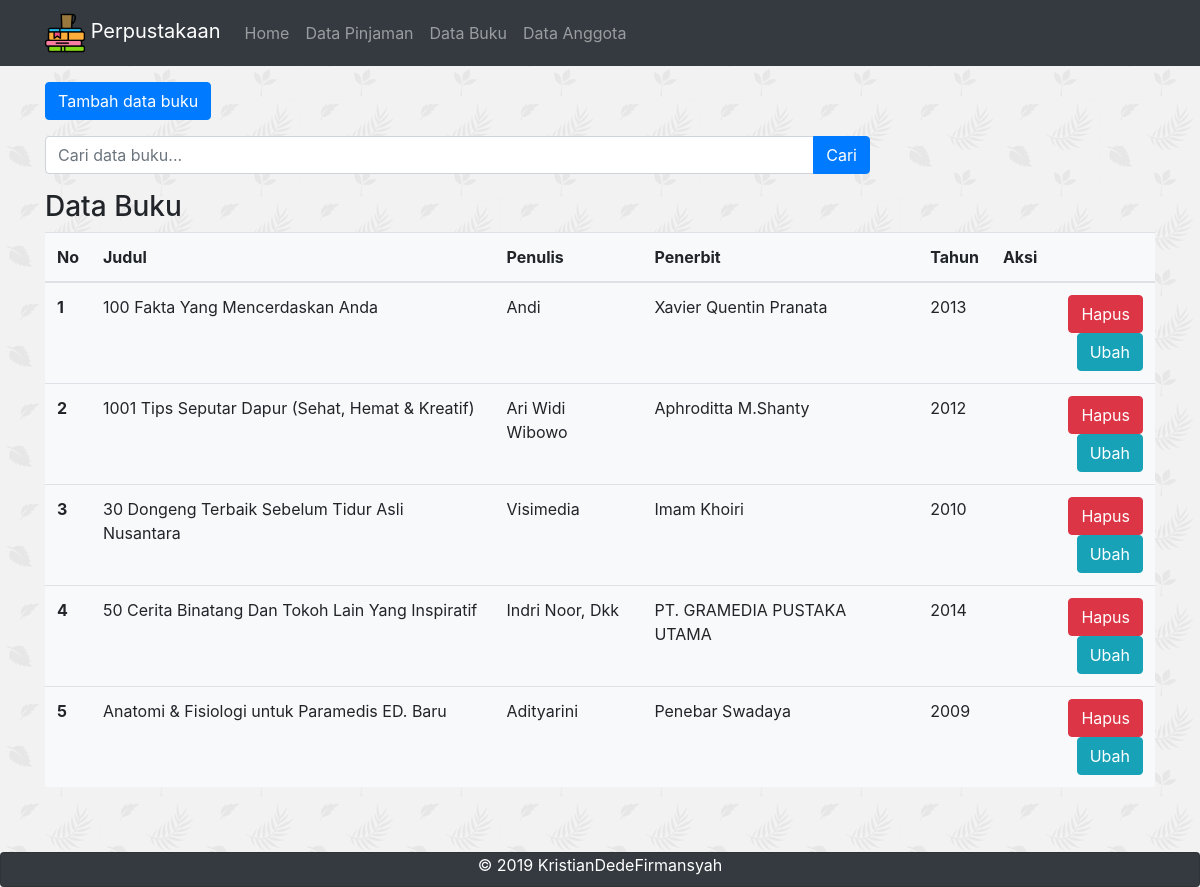
The page /Perpustakaan_UTS/index.php/buku on the database its author committed.
### tables this page shows
CREATE TABLE `buku` (
  `id_buku` int(5) NOT NULL,
  `judul` varchar(50) NOT NULL,
  `penulis` varchar(50) NOT NULL,
  `penerbit` varchar(50) NOT NULL,
  `tahun_terbit` int(4) NOT NULL
);

### Perpustakaan_UTS/application/controllers/Buku.php (called while the page is built, shortened)
<?php
class Buku extends CI_Controller{
    public function __construct()
    {
        $this->load->model('Buku_model');
    }
    public function index(){
        $data['judul'] = 'Data Buku';
        $data['buku'] = $this->Buku_model->getAllBuku();
        $this->load->view('templates/header', $data);
        $this->load->view('buku/index', $data);
        $this->load->view('templates/footer');
    }
}

### Perpustakaan_UTS/index.php (called while the page is built, shortened)
<?php
require_once BASEPATH.'core/CodeIgniter.php';

### Perpustakaan_UTS/application/models/Buku_model.php (called while the page is built, shortened)
<?php
class Buku_model extends CI_model{
    public function getAllBuku()
    {
        return $this->db->get('buku')->result_array();
    }
}

### Perpustakaan_UTS/application/views/buku/index.php (the view, shortened to what this page needs)
<div class="container">
    <div class="row mt-3">
        <div class="col-md-6">
            <a href="<?= base_url(); ?>buku/tambah" class="btn btn-primary">Tambah data buku</a>
        </div>
    </div>
    <div class="row mt-3">
        <div class="col-md-9">
            <form action="" method="post">
                <div class="input-group">
                    <input type="text" class="form-control" placeholder="Cari data buku..." name="keyword">
                    <div class="input-group-append">
                        <button class="btn btn-primary" type="submit">Cari</button>
                    </div>
                </div>
            </form>
        </div>
    </div>
    <div class="row mt-3">
        <div class="col-md-12">
            <h3 class="mt6">Data Buku</h3>
            <table class="table table-hover bg-light" style="margin-bottom: 100px;">
              <thead>
                <tr>
                  <th scope="col">No</th>
                  <th scope="col">Judul</th>
                  <th scope="col">Penulis</th>
                  <th scope="col">Penerbit</th>
                  <th scope="col">Tahun</th>
                  <th scope="col">Aksi</th>
                </tr>
              </thead>
              <tbody>
              <?php $no=1;
              foreach ($buku as $bk) {?>
                <tr>
                  <th scope="row"><?=$no?></th>
                  <td><?=$bk['judul']?></td>
                  <td><?=$bk['penulis']?></td>
                  <td><?=$bk['penerbit']?></td>
                  <td><?=$bk['tahun_terbit']?></td>
                  <td>
                    <a href="<?= base_url(); ?>buku/hapus/<?= $bk['id_buku'];?>" class="btn btn-danger float-right" onclick="return confirm('yakin akan menghapus buku ?');">Hapus</a>
                    <a href="<?= base_url(); ?>buku/ubah/<?= $bk['id_buku'];?>" class="btn btn-info float-right">Ubah</a>
                  </td>
                </tr>
               <?php
                 $no++;
               }?>
              </tbody>
            </table>
        </div>
    </div>
</div>

### Perpustakaan_UTS/application/views/templates/header.php (shortened to what this page needs)
<!doctype html>
<html lang="en">
  <head>
    <link rel="stylesheet" href="https://stackpath.bootstrapcdn.com/bootstrap/4.3.1/css/bootstrap.min.css">
    <link rel="stylesheet" href="https://cdnjs.cloudflare.com/ajax/libs/bootstrap-datepicker/1.8.0/css/bootstrap-datepicker.css">
  </head>
  <body background="<?= base_url();?>assets/img/bg.png">
    <nav class="navbar navbar-expand-lg navbar navbar-dark bg-dark">
        <div class="container">
            <a class="navbar-brand" href="#">
                 <img src="<?= base_url();?>assets/img/logo.png" width="40" height="40" alt="logo">
                 Perpustakaan
            </a>
            <div class="collapse navbar-collapse" id="navbarNavAltMarkup">
                <div class="navbar-nav">
                    <a class="nav-item nav-link" href="<?= base_url();?>">Home <span class="sr-only">(current)</span></a>
                    <a class="nav-item nav-link" href="<?= base_url();?>peminjaman">Data Pinjaman</a>
                    <a class="nav-item nav-link" href="<?= base_url();?>buku">Data Buku</a>
                    <a class="nav-item nav-link" href="<?= base_url();?>anggota">Data Anggota</a>
                </div>
            </div>
        </div>
    </nav>

### Perpustakaan_UTS/application/views/templates/footer.php (shortened to what this page needs)
	<footer>
		<div class="card text-center bg-dark text-white fixed-bottom" style="height: 35px;">
			<p class="card-text">© 2019 KristianDedeFirmansyah</p>
		</div>
	</footer>
  </body>
</html>

### rows shown on the page
buku: judul "100 Fakta Yang Mencerdaskan Anda", penulis "Andi", penerbit "Xavier Quentin Pranata", tahun_terbit "2013"
buku: judul "1001 Tips Seputar Dapur (Sehat, Hemat & Kreatif)", penulis "Ari Widi Wibowo", penerbit "Aphroditta M.Shanty", tahun_terbit "2012"
buku: judul "30 Dongeng Terbaik Sebelum Tidur Asli Nusantara", penulis "Visimedia", penerbit "Imam Khoiri", tahun_terbit "2010"
buku: judul "50 Cerita Binatang Dan Tokoh Lain Yang Inspiratif", penulis "Indri Noor, Dkk", penerbit "PT. GRAMEDIA PUSTAKA UTAMA", tahun_terbit "2014"
buku: judul "Anatomi & Fisiologi untuk Paramedis ED. Baru", penulis "Adityarini", penerbit "Penebar Swadaya", tahun_terbit "2009"
